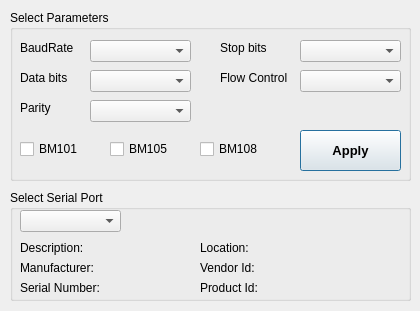
<?xml version="1.0" encoding="UTF-8"?>
<ui version="4.0">
 <class>SettingsDialog</class>
 <widget class="QDialog" name="SettingsDialog">
  <property name="geometry">
   <rect>
    <x>0</x>
    <y>0</y>
    <width>420</width>
    <height>311</height>
   </rect>
  </property>
  <property name="windowTitle">
   <string>Dialog</string>
  </property>
  <widget class="QGroupBox" name="parametersBox">
   <property name="geometry">
    <rect>
     <x>10</x>
     <y>10</y>
     <width>401</width>
     <height>171</height>
    </rect>
   </property>
   <property name="title">
    <string>Select Parameters</string>
   </property>
   <widget class="QLabel" name="baudRateLabel">
    <property name="geometry">
     <rect>
      <x>10</x>
      <y>30</y>
      <width>91</width>
      <height>16</height>
     </rect>
    </property>
    <property name="text">
     <string>BaudRate</string>
    </property>
   </widget>
   <widget class="QComboBox" name="baudRateBox">
    <property name="geometry">
     <rect>
      <x>80</x>
      <y>30</y>
      <width>101</width>
      <height>22</height>
     </rect>
    </property>
   </widget>
   <widget class="QLabel" name="dataBitsLabel">
    <property name="geometry">
     <rect>
      <x>10</x>
      <y>60</y>
      <width>91</width>
      <height>16</height>
     </rect>
    </property>
    <property name="text">
     <string>Data bits</string>
    </property>
   </widget>
   <widget class="QLabel" name="parityLabel">
    <property name="geometry">
     <rect>
      <x>10</x>
      <y>90</y>
      <width>91</width>
      <height>16</height>
     </rect>
    </property>
    <property name="text">
     <string>Parity</string>
    </property>
   </widget>
   <widget class="QLabel" name="stopBitsLabel">
    <property name="geometry">
     <rect>
      <x>210</x>
      <y>30</y>
      <width>91</width>
      <height>16</height>
     </rect>
    </property>
    <property name="text">
     <string>Stop bits</string>
    </property>
   </widget>
   <widget class="QLabel" name="flowControlLabel">
    <property name="geometry">
     <rect>
      <x>210</x>
      <y>60</y>
      <width>71</width>
      <height>16</height>
     </rect>
    </property>
    <property name="text">
     <string>Flow Control</string>
    </property>
   </widget>
   <widget class="QComboBox" name="dataBitsBox">
    <property name="geometry">
     <rect>
      <x>80</x>
      <y>60</y>
      <width>101</width>
      <height>22</height>
     </rect>
    </property>
   </widget>
   <widget class="QComboBox" name="parityBox">
    <property name="geometry">
     <rect>
      <x>80</x>
      <y>90</y>
      <width>101</width>
      <height>22</height>
     </rect>
    </property>
   </widget>
   <widget class="QComboBox" name="stopBitsBox">
    <property name="geometry">
     <rect>
      <x>290</x>
      <y>30</y>
      <width>101</width>
      <height>22</height>
     </rect>
    </property>
   </widget>
   <widget class="QComboBox" name="flowControlBox">
    <property name="geometry">
     <rect>
      <x>290</x>
      <y>60</y>
      <width>101</width>
      <height>22</height>
     </rect>
    </property>
   </widget>
   <widget class="QCheckBox" name="checkBox">
    <property name="geometry">
     <rect>
      <x>10</x>
      <y>130</y>
      <width>70</width>
      <height>18</height>
     </rect>
    </property>
    <property name="text">
     <string>BM101</string>
    </property>
   </widget>
   <widget class="QCheckBox" name="checkBox_2">
    <property name="geometry">
     <rect>
      <x>100</x>
      <y>130</y>
      <width>70</width>
      <height>18</height>
     </rect>
    </property>
    <property name="text">
     <string>BM105</string>
    </property>
   </widget>
   <widget class="QCheckBox" name="checkBox_3">
    <property name="geometry">
     <rect>
      <x>190</x>
      <y>130</y>
      <width>70</width>
      <height>18</height>
     </rect>
    </property>
    <property name="text">
     <string>BM108</string>
    </property>
   </widget>
   <widget class="QPushButton" name="applyButton">
    <property name="geometry">
     <rect>
      <x>290</x>
      <y>120</y>
      <width>101</width>
      <height>41</height>
     </rect>
    </property>
    <property name="font">
     <font>
      <pointsize>10</pointsize>
      <weight>75</weight>
      <bold>true</bold>
     </font>
    </property>
    <property name="toolTip">
     <string>Apply Settings</string>
    </property>
    <property name="text">
     <string>Apply</string>
    </property>
   </widget>
  </widget>
  <widget class="QGroupBox" name="groupBox">
   <property name="geometry">
    <rect>
     <x>10</x>
     <y>190</y>
     <width>401</width>
     <height>111</height>
    </rect>
   </property>
   <property name="title">
    <string>Select Serial Port</string>
   </property>
   <widget class="QLabel" name="serialNumberLabel">
    <property name="geometry">
     <rect>
      <x>10</x>
      <y>90</y>
      <width>161</width>
      <height>16</height>
     </rect>
    </property>
    <property name="text">
     <string>Serial Number:</string>
    </property>
   </widget>
   <widget class="QComboBox" name="serialPortInfoListBox">
    <property name="geometry">
     <rect>
      <x>10</x>
      <y>20</y>
      <width>101</width>
      <height>22</height>
     </rect>
    </property>
   </widget>
   <widget class="QLabel" name="descriptionLabel">
    <property name="geometry">
     <rect>
      <x>10</x>
      <y>50</y>
      <width>161</width>
      <height>16</height>
     </rect>
    </property>
    <property name="text">
     <string>Description:</string>
    </property>
   </widget>
   <widget class="QLabel" name="manufacturerLabel">
    <property name="geometry">
     <rect>
      <x>10</x>
      <y>70</y>
      <width>161</width>
      <height>16</height>
     </rect>
    </property>
    <property name="text">
     <string>Manufacturer:</string>
    </property>
   </widget>
   <widget class="QLabel" name="locationLabel">
    <property name="geometry">
     <rect>
      <x>190</x>
      <y>50</y>
      <width>191</width>
      <height>16</height>
     </rect>
    </property>
    <property name="text">
     <string>Location:</string>
    </property>
   </widget>
   <widget class="QLabel" name="vidLabel">
    <property name="geometry">
     <rect>
      <x>190</x>
      <y>70</y>
      <width>191</width>
      <height>16</height>
     </rect>
    </property>
    <property name="text">
     <string>Vendor Id:</string>
    </property>
   </widget>
   <widget class="QLabel" name="pidLabel">
    <property name="geometry">
     <rect>
      <x>190</x>
      <y>90</y>
      <width>191</width>
      <height>16</height>
     </rect>
    </property>
    <property name="text">
     <string>Product Id:</string>
    </property>
   </widget>
  </widget>
 </widget>
 <resources/>
 <connections/>
</ui>
